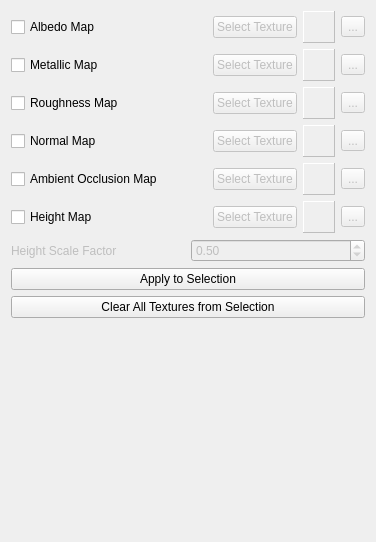
                <widget class="QWidget" name="pageTXPBRSettings">
                 <property name="geometry">
                  <rect>
                   <x>0</x>
                   <y>0</y>
                   <width>376</width>
                   <height>542</height>
                  </rect>
                 </property>
                 <attribute name="label">
                  <string>Texture Based PBR Settings</string>
                 </attribute>
                 <layout class="QGridLayout" name="gridLayout_25">
                  <item row="1" column="0">
                   <layout class="QHBoxLayout" name="horizontalLayout_11">
                    <item>
                     <widget class="QCheckBox" name="checkBoxMetallicMap">
                      <property name="text">
                       <string>Metallic Map</string>
                      </property>
                     </widget>
                    </item>
                    <item>
                     <spacer name="horizontalSpacer_6">
                      <property name="orientation">
                       <enum>Qt::Horizontal</enum>
                      </property>
                      <property name="sizeHint" stdset="0">
                       <size>
                        <width>40</width>
                        <height>20</height>
                       </size>
                      </property>
                     </spacer>
                    </item>
                    <item>
                     <widget class="QPushButton" name="pushButtonMetallicMap">
                      <property name="enabled">
                       <bool>false</bool>
                      </property>
                      <property name="text">
                       <string>Select Texture</string>
                      </property>
                     </widget>
                    </item>
                    <item>
                     <widget class="QLabel" name="labelMetallicMap">
                      <property name="enabled">
                       <bool>false</bool>
                      </property>
                      <property name="minimumSize">
                       <size>
                        <width>32</width>
                        <height>32</height>
                       </size>
                      </property>
                      <property name="maximumSize">
                       <size>
                        <width>32</width>
                        <height>32</height>
                       </size>
                      </property>
                      <property name="frameShape">
                       <enum>QFrame::Panel</enum>
                      </property>
                      <property name="frameShadow">
                       <enum>QFrame::Raised</enum>
                      </property>
                      <property name="text">
                       <string/>
                      </property>
                      <property name="scaledContents">
                       <bool>true</bool>
                      </property>
                     </widget>
                    </item>
                    <item>
                     <widget class="QToolButton" name="toolButtonClearMetallic">
                      <property name="enabled">
                       <bool>false</bool>
                      </property>
                      <property name="text">
                       <string>...</string>
                      </property>
                      <property name="icon">
                       <iconset resource="ModelViewer.qrc">
                        <normaloff>:/new/prefix1/res/clear.png</normaloff>:/new/prefix1/res/clear.png</iconset>
                      </property>
                     </widget>
                    </item>
                   </layout>
                  </item>
                  <item row="9" column="0">
                   <spacer name="verticalSpacer_6">
                    <property name="orientation">
                     <enum>Qt::Vertical</enum>
                    </property>
                    <property name="sizeHint" stdset="0">
                     <size>
                      <width>20</width>
                      <height>326</height>
                     </size>
                    </property>
                   </spacer>
                  </item>
                  <item row="4" column="0">
                   <layout class="QHBoxLayout" name="horizontalLayout_14">
                    <item>
                     <widget class="QCheckBox" name="checkBoxAOMap">
                      <property name="text">
                       <string>Ambient Occlusion Map</string>
                      </property>
                      <property name="checked">
                       <bool>false</bool>
                      </property>
                     </widget>
                    </item>
                    <item>
                     <spacer name="horizontalSpacer_9">
                      <property name="orientation">
                       <enum>Qt::Horizontal</enum>
                      </property>
                      <property name="sizeHint" stdset="0">
                       <size>
                        <width>40</width>
                        <height>20</height>
                       </size>
                      </property>
                     </spacer>
                    </item>
                    <item>
                     <widget class="QPushButton" name="pushButtonAOMap">
                      <property name="enabled">
                       <bool>false</bool>
                      </property>
                      <property name="text">
                       <string>Select Texture</string>
                      </property>
                     </widget>
                    </item>
                    <item>
                     <widget class="QLabel" name="labelAOMap">
                      <property name="enabled">
                       <bool>false</bool>
                      </property>
                      <property name="minimumSize">
                       <size>
                        <width>32</width>
                        <height>32</height>
                       </size>
                      </property>
                      <property name="maximumSize">
                       <size>
                        <width>32</width>
                        <height>32</height>
                       </size>
                      </property>
                      <property name="frameShape">
                       <enum>QFrame::Panel</enum>
                      </property>
                      <property name="frameShadow">
                       <enum>QFrame::Raised</enum>
                      </property>
                      <property name="text">
                       <string/>
                      </property>
                      <property name="scaledContents">
                       <bool>true</bool>
                      </property>
                     </widget>
                    </item>
                    <item>
                     <widget class="QToolButton" name="toolButtonClearAO">
                      <property name="enabled">
                       <bool>false</bool>
                      </property>
                      <property name="text">
                       <string>...</string>
                      </property>
                      <property name="icon">
                       <iconset resource="ModelViewer.qrc">
                        <normaloff>:/new/prefix1/res/clear.png</normaloff>:/new/prefix1/res/clear.png</iconset>
                      </property>
                     </widget>
                    </item>
                   </layout>
                  </item>
                  <item row="5" column="0">
                   <layout class="QHBoxLayout" name="horizontalLayout_16">
                    <item>
                     <widget class="QCheckBox" name="checkBoxHeightMap">
                      <property name="text">
                       <string>Height Map</string>
                      </property>
                      <property name="checked">
                       <bool>false</bool>
                      </property>
                     </widget>
                    </item>
                    <item>
                     <spacer name="horizontalSpacer_10">
                      <property name="orientation">
                       <enum>Qt::Horizontal</enum>
                      </property>
                      <property name="sizeHint" stdset="0">
                       <size>
                        <width>40</width>
                        <height>20</height>
                       </size>
                      </property>
                     </spacer>
                    </item>
                    <item>
                     <widget class="QPushButton" name="pushButtonHeightMap">
                      <property name="enabled">
                       <bool>false</bool>
                      </property>
                      <property name="text">
                       <string>Select Texture</string>
                      </property>
                     </widget>
                    </item>
                    <item>
                     <widget class="QLabel" name="labelHeightMap">
                      <property name="enabled">
                       <bool>false</bool>
                      </property>
                      <property name="minimumSize">
                       <size>
                        <width>32</width>
                        <height>32</height>
                       </size>
                      </property>
                      <property name="maximumSize">
                       <size>
                        <width>32</width>
                        <height>32</height>
                       </size>
                      </property>
                      <property name="frameShape">
                       <enum>QFrame::Panel</enum>
                      </property>
                      <property name="frameShadow">
                       <enum>QFrame::Raised</enum>
                      </property>
                      <property name="text">
                       <string/>
                      </property>
                      <property name="scaledContents">
                       <bool>true</bool>
                      </property>
                     </widget>
                    </item>
                    <item>
                     <widget class="QToolButton" name="toolButtonClearHeight">
                      <property name="enabled">
                       <bool>false</bool>
                      </property>
                      <property name="text">
                       <string>...</string>
                      </property>
                      <property name="icon">
                       <iconset resource="ModelViewer.qrc">
                        <normaloff>:/new/prefix1/res/clear.png</normaloff>:/new/prefix1/res/clear.png</iconset>
                      </property>
                     </widget>
                    </item>
                   </layout>
                  </item>
                  <item row="0" column="0">
                   <layout class="QHBoxLayout" name="horizontalLayout_10">
                    <item>
                     <widget class="QCheckBox" name="checkBoxAlbedoMap">
                      <property name="text">
                       <string>Albedo Map</string>
                      </property>
                     </widget>
                    </item>
                    <item>
                     <spacer name="horizontalSpacer_5">
                      <property name="orientation">
                       <enum>Qt::Horizontal</enum>
                      </property>
                      <property name="sizeHint" stdset="0">
                       <size>
                        <width>40</width>
                        <height>20</height>
                       </size>
                      </property>
                     </spacer>
                    </item>
                    <item>
                     <widget class="QPushButton" name="pushButtonAlbedoMap">
                      <property name="enabled">
                       <bool>false</bool>
                      </property>
                      <property name="text">
                       <string>Select Texture</string>
                      </property>
                     </widget>
                    </item>
                    <item>
                     <widget class="QLabel" name="labelAlbedoMap">
                      <property name="enabled">
                       <bool>false</bool>
                      </property>
                      <property name="minimumSize">
                       <size>
                        <width>32</width>
                        <height>32</height>
                       </size>
                      </property>
                      <property name="maximumSize">
                       <size>
                        <width>32</width>
                        <height>32</height>
                       </size>
                      </property>
                      <property name="frameShape">
                       <enum>QFrame::Panel</enum>
                      </property>
                      <property name="frameShadow">
                       <enum>QFrame::Raised</enum>
                      </property>
                      <property name="text">
                       <string/>
                      </property>
                      <property name="scaledContents">
                       <bool>true</bool>
                      </property>
                     </widget>
                    </item>
                    <item>
                     <widget class="QToolButton" name="toolButtonClearAlbedo">
                      <property name="enabled">
                       <bool>false</bool>
                      </property>
                      <property name="text">
                       <string>...</string>
                      </property>
                      <property name="icon">
                       <iconset resource="ModelViewer.qrc">
                        <normaloff>:/new/prefix1/res/clear.png</normaloff>:/new/prefix1/res/clear.png</iconset>
                      </property>
                     </widget>
                    </item>
                   </layout>
                  </item>
                  <item row="2" column="0">
                   <layout class="QHBoxLayout" name="horizontalLayout_12">
                    <item>
                     <widget class="QCheckBox" name="checkBoxRoughnessMap">
                      <property name="text">
                       <string>Roughness Map</string>
                      </property>
                     </widget>
                    </item>
                    <item>
                     <spacer name="horizontalSpacer_7">
                      <property name="orientation">
                       <enum>Qt::Horizontal</enum>
                      </property>
                      <property name="sizeHint" stdset="0">
                       <size>
                        <width>40</width>
                        <height>20</height>
                       </size>
                      </property>
                     </spacer>
                    </item>
                    <item>
                     <widget class="QPushButton" name="pushButtonRoughnessMap">
                      <property name="enabled">
                       <bool>false</bool>
                      </property>
                      <property name="text">
                       <string>Select Texture</string>
                      </property>
                     </widget>
                    </item>
                    <item>
                     <widget class="QLabel" name="labelRoughnessMap">
                      <property name="enabled">
                       <bool>false</bool>
                      </property>
                      <property name="minimumSize">
                       <size>
                        <width>32</width>
                        <height>32</height>
                       </size>
                      </property>
                      <property name="maximumSize">
                       <size>
                        <width>32</width>
                        <height>32</height>
                       </size>
                      </property>
                      <property name="frameShape">
                       <enum>QFrame::Panel</enum>
                      </property>
                      <property name="frameShadow">
                       <enum>QFrame::Raised</enum>
                      </property>
                      <property name="text">
                       <string/>
                      </property>
                      <property name="scaledContents">
                       <bool>true</bool>
                      </property>
                     </widget>
                    </item>
                    <item>
                     <widget class="QToolButton" name="toolButtonClearRoughness">
                      <property name="enabled">
                       <bool>false</bool>
                      </property>
                      <property name="text">
                       <string>...</string>
                      </property>
                      <property name="icon">
                       <iconset resource="ModelViewer.qrc">
                        <normaloff>:/new/prefix1/res/clear.png</normaloff>:/new/prefix1/res/clear.png</iconset>
                      </property>
                     </widget>
                    </item>
                   </layout>
                  </item>
                  <item row="7" column="0">
                   <widget class="QPushButton" name="pushButtonApplyPBRTexture">
                    <property name="text">
                     <string>Apply to Selection</string>
                    </property>
                   </widget>
                  </item>
                  <item row="6" column="0">
                   <layout class="QHBoxLayout" name="horizontalLayout_17">
                    <item>
                     <widget class="QLabel" name="label_24">
                      <property name="enabled">
                       <bool>false</bool>
                      </property>
                      <property name="text">
                       <string>Height Scale Factor</string>
                      </property>
                     </widget>
                    </item>
                    <item>
                     <widget class="QDoubleSpinBox" name="doubleSpinBoxHeightScale">
                      <property name="enabled">
                       <bool>false</bool>
                      </property>
                      <property name="maximum">
                       <double>1.000000000000000</double>
                      </property>
                      <property name="singleStep">
                       <double>0.010000000000000</double>
                      </property>
                      <property name="value">
                       <double>0.500000000000000</double>
                      </property>
                     </widget>
                    </item>
                   </layout>
                  </item>
                  <item row="3" column="0">
                   <layout class="QHBoxLayout" name="horizontalLayout_13">
                    <item>
                     <widget class="QCheckBox" name="checkBoxNormalMap">
                      <property name="text">
                       <string>Normal Map</string>
                      </property>
                      <property name="checked">
                       <bool>false</bool>
                      </property>
                     </widget>
                    </item>
                    <item>
                     <spacer name="horizontalSpacer_8">
                      <property name="orientation">
                       <enum>Qt::Horizontal</enum>
                      </property>
                      <property name="sizeHint" stdset="0">
                       <size>
                        <width>40</width>
                        <height>20</height>
                       </size>
                      </property>
                     </spacer>
                    </item>
                    <item>
                     <widget class="QPushButton" name="pushButtonNormalMap">
                      <property name="enabled">
                       <bool>false</bool>
                      </property>
                      <property name="text">
                       <string>Select Texture</string>
                      </property>
                     </widget>
                    </item>
                    <item>
                     <widget class="QLabel" name="labelNormalMap">
                      <property name="enabled">
                       <bool>false</bool>
                      </property>
                      <property name="minimumSize">
                       <size>
                        <width>32</width>
                        <height>32</height>
                       </size>
                      </property>
                      <property name="maximumSize">
                       <size>
                        <width>32</width>
                        <height>32</height>
                       </size>
                      </property>
                      <property name="frameShape">
                       <enum>QFrame::Panel</enum>
                      </property>
                      <property name="frameShadow">
                       <enum>QFrame::Raised</enum>
                      </property>
                      <property name="text">
                       <string/>
                      </property>
                      <property name="scaledContents">
                       <bool>true</bool>
                      </property>
                     </widget>
                    </item>
                    <item>
                     <widget class="QToolButton" name="toolButtonClearNormal">
                      <property name="enabled">
                       <bool>false</bool>
                      </property>
                      <property name="text">
                       <string>...</string>
                      </property>
                      <property name="icon">
                       <iconset resource="ModelViewer.qrc">
                        <normaloff>:/new/prefix1/res/clear.png</normaloff>:/new/prefix1/res/clear.png</iconset>
                      </property>
                     </widget>
                    </item>
                   </layout>
                  </item>
                  <item row="8" column="0">
                   <widget class="QPushButton" name="pushButtonClearPBRTextures">
                    <property name="text">
                     <string>Clear All Textures from Selection</string>
                    </property>
                   </widget>
                  </item>
                 </layout>
                </widget>
